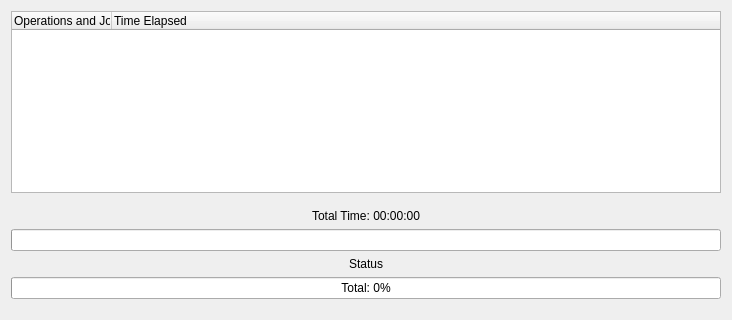
<?xml version="1.0" encoding="UTF-8"?>
<ui version="4.0">
 <author>
SPDX-FileCopyrightText: 2010 Volker Lanz &lt;vl@fidra.de&gt;
SPDX-FileCopyrightText: 2016 Andrius Štikonas &lt;andrius@stikonas.eu&gt;
SPDX-License-Identifier: GPL-3.0-or-later
 </author>
 <class>ApplyProgressDialogWidgetBase</class>
 <widget class="QWidget" name="ApplyProgressDialogWidgetBase">
  <property name="geometry">
   <rect>
    <x>0</x>
    <y>0</y>
    <width>732</width>
    <height>320</height>
   </rect>
  </property>
  <property name="minimumSize">
   <size>
    <width>720</width>
    <height>320</height>
   </size>
  </property>
  <layout class="QVBoxLayout" name="verticalLayout">
   <item>
    <widget class="QTreeWidget" name="m_TreeTasks">
     <property name="selectionMode">
      <enum>QAbstractItemView::NoSelection</enum>
     </property>
     <property name="wordWrap">
      <bool>true</bool>
     </property>
     <property name="columnCount">
      <number>2</number>
     </property>
     <attribute name="headerStretchLastSection">
      <bool>true</bool>
     </attribute>
     <column>
      <property name="text">
       <string>Operations and Jobs</string>
      </property>
     </column>
     <column>
      <property name="text">
       <string>Time Elapsed</string>
      </property>
     </column>
    </widget>
   </item>
   <item>
    <spacer name="verticalSpacer">
     <property name="orientation">
      <enum>Qt::Vertical</enum>
     </property>
     <property name="sizeType">
      <enum>QSizePolicy::Fixed</enum>
     </property>
     <property name="sizeHint" stdset="0">
      <size>
       <width>20</width>
       <height>10</height>
      </size>
     </property>
    </spacer>
   </item>
   <item>
    <layout class="QHBoxLayout" name="horizontalLayout">
     <item>
      <widget class="QLabel" name="m_LabelTime">
       <property name="text">
        <string>Total Time: 00:00:00</string>
       </property>
       <property name="alignment">
        <set>Qt::AlignCenter</set>
       </property>
       <property name="textInteractionFlags">
        <set>Qt::LinksAccessibleByMouse|Qt::TextSelectableByKeyboard|Qt::TextSelectableByMouse</set>
       </property>
      </widget>
     </item>
    </layout>
   </item>
   <item>
    <layout class="QVBoxLayout" name="m_MainLayout">
     <item>
      <widget class="QProgressBar" name="m_ProgressSub">
       <property name="format">
        <string>Operation: %p%</string>
       </property>
      </widget>
     </item>
     <item>
      <widget class="QLabel" name="m_LabelStatus">
       <property name="enabled">
        <bool>true</bool>
       </property>
       <property name="text">
        <string>Status</string>
       </property>
       <property name="alignment">
        <set>Qt::AlignCenter</set>
       </property>
       <property name="textInteractionFlags">
        <set>Qt::LinksAccessibleByMouse|Qt::TextSelectableByKeyboard|Qt::TextSelectableByMouse</set>
       </property>
      </widget>
     </item>
     <item>
      <widget class="QProgressBar" name="m_ProgressTotal">
       <property name="value">
        <number>0</number>
       </property>
       <property name="format">
        <string>Total: %p%</string>
       </property>
      </widget>
     </item>
    </layout>
   </item>
   <item>
    <spacer name="verticalSpacer_2">
     <property name="orientation">
      <enum>Qt::Vertical</enum>
     </property>
     <property name="sizeType">
      <enum>QSizePolicy::Fixed</enum>
     </property>
     <property name="sizeHint" stdset="0">
      <size>
       <width>20</width>
       <height>10</height>
      </size>
     </property>
    </spacer>
   </item>
  </layout>
 </widget>
 <resources/>
 <connections/>
</ui>
